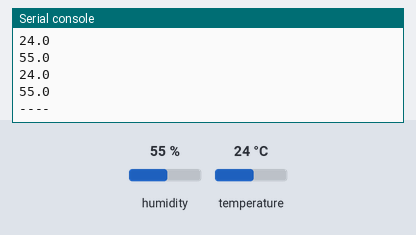
Bench run of a program on a simulated ESP32 board running MicroPython. On the bench: the last lines printed to the serial console. The inputs (shaded band) are chosen by the test bench; at power-on: humidity 55 %, temperature 24 °C.

Above: at 1.2 s.
1.3 s: humidity set to 22 %
At 3.6 s:
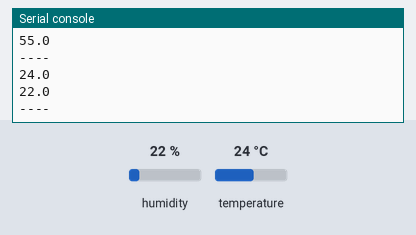
3.8 s: temperature set to 12 °C
At 6.0 s:
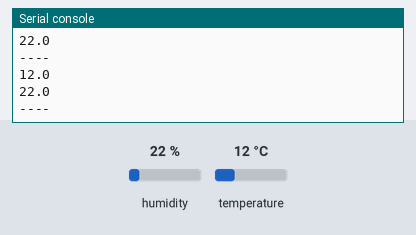
6.3 s: humidity set to 40 %
At 9.8 s:
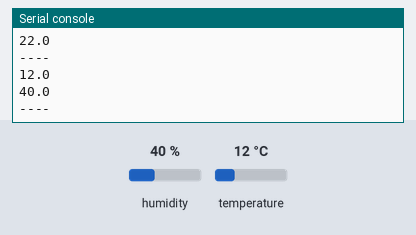
Timing chart, 0 to 11.3 s (numbered marks = the images above; inputs shaded):
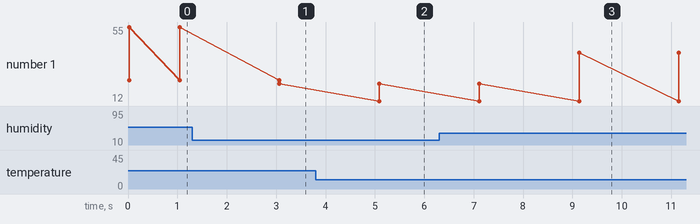

Measured:
- after the input at 1.3 s, the serial console: prints a new line after 1.8 s (image 1)
- after the input at 3.8 s, the serial console: prints a new line after 1.3 s (image 2)
- after the input at 6.3 s, the serial console: prints a new line after 2.8 s (image 3)
- plotted number 1: 55 → 22 after the input at 1.3 s, 22 → 40 after the input at 6.3 s

The program:

DT22_temp_sensor.py
```python
from machine import Pin
import time
import network
import dht
d = dht.DHT22(Pin(16))
d.measure()
print (d.temperature())
print (d.humidity())


for i in range (100):
    d.measure()
    time.sleep(1)
    print(d.temperature())
    print(d.humidity())
    print('----')
    time.sleep(1)
```
